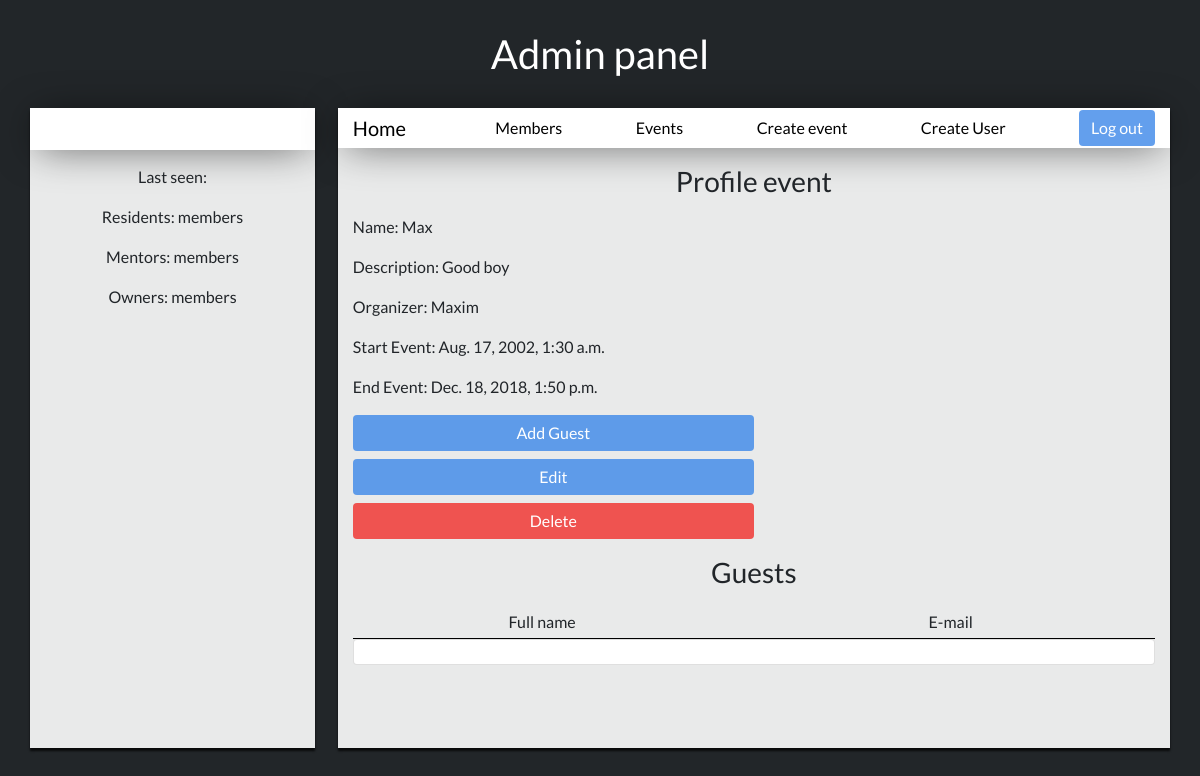
Page /event/4/ on the committed database.
### login/models.py (models this page shows)
class Event(models.Model):
    name = models.CharField(max_length=80)
    description = models.TextField()
    organizer = models.CharField(max_length=40)
    start_time = models.DateTimeField()
    end_time = models.DateTimeField()
    created_time = models.DateTimeField(auto_now=True)

### login/views.py (the view)
# urls.py: url(r'^event/(?P<pk>\d+)/$', views.event, name='event'),
def event(request, pk):
    event = Event.objects.get(id=pk)
    guests = Guest.objects.filter(event_id=event.id)
    context = {
        'event': event,
        'guests': guests
    }
    return render(request, 'event/index.html', context)

### login/templates/event/index.html (shortened to what this page needs)
{% extends '../index-admin-base.html' %}
{% block info_admin %}
{% load staticfiles %}
<link rel="stylesheet" media="all" href="{% static 'css/event.css' %}" type="text/css">
<h3 style='text-align: center;margin: 2%;'>Profile event</h3>
    <div class="container">
        <div class="row">
            <div class="col-sm event-info">
                <p> Name: {{event.name}}</p>
                <p> Description: {{event.description}} </p>
                <p> Organizer: {{event.organizer}} </p>
                <p> Start Event: {{event.start_time}}</p>
                <p> End Event: {{event.end_time}}</p>
                <p style="margin-bottom: 1%;line-height: 2;"><a href="/create-guest"><button class="btn btn-primary event-btn" type="submit">Add Guest</button></a></p>
                <p style="margin-bottom: 1%;line-height: 2;"><a href="/event/{{ event.id }}/edit"><button class="btn btn-primary event-btn" type="submit">Edit</button></a></p>
                <p style="margin: 0;line-height: 2;"><a href="/event/{{ event.id }}/delete"><button class="btn btn-primary event-btn" type="submit" style="background: #EF5350;">Delete</button></a></p>
            </div>
        </div>
    </div>
<h3 style='text-align: center;margin: 2%;'>Guests</h3>
    <div class="container">
            <div class="container list-group" style="border-bottom: black 1px outset;">
                <div class="row">
                    <div class="col-sm">
                        <p style="text-align:center;margin: 0;line-height: 2;">Full name</p>
                    </div>
                    <div class="col-sm">
                        <p style="text-align:center;margin: 0;line-height: 2;">E-mail</p>
                    </div>
                </div>
            </div>
            <div class="userjoin-block">
                <ul class="list-group">
                    <li class="list-group-item">
                    </li>
                </ul>
            </div>
        </div>
    </div>
{% endblock %}

### login/static/css/base.css (style rules this page uses)
body { font-family: 'Lato', cursive; }
.userjoin-block { overflow-y: scroll; max-height: 50vh; }

### login/static/css/home-user.css (style rules this page uses)
body { background: #222629; font-family: 'Lato', cursive; }
.btn-primary { background-color: rgba(61, 136, 233, 0.8); border: rgba(61, 136, 233, 0.9); }

### login/static/css/event.css (style rules this page uses)
.event-info { display: flex; flex-direction: column }
.event-btn { width: 50%; }

### rows in the picture
Event: name "Max", description "Good boy", organizer "Maxim", start_time "Aug. 17, 2002, 1:30 a.m.", end_time "Dec. 18, 2018, 1:50 p.m."
